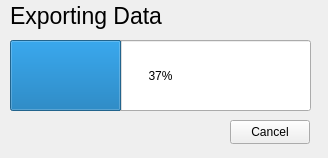
<?xml version="1.0" encoding="UTF-8"?>
<ui version="4.0">
 <class>ExportProgressBar</class>
 <widget class="QWidget" name="ExportProgressBar">
  <property name="geometry">
   <rect>
    <x>0</x>
    <y>0</y>
    <width>328</width>
    <height>158</height>
   </rect>
  </property>
  <property name="windowTitle">
   <string>Form</string>
  </property>
  <widget class="QProgressBar" name="progressBar">
   <property name="geometry">
    <rect>
     <x>10</x>
     <y>40</y>
     <width>301</width>
     <height>71</height>
    </rect>
   </property>
   <property name="value">
    <number>37</number>
   </property>
  </widget>
  <widget class="QLabel" name="label">
   <property name="geometry">
    <rect>
     <x>10</x>
     <y>0</y>
     <width>181</width>
     <height>31</height>
    </rect>
   </property>
   <property name="font">
    <font>
     <pointsize>17</pointsize>
    </font>
   </property>
   <property name="text">
    <string>Exporting Data</string>
   </property>
  </widget>
  <widget class="QPushButton" name="exportCancelButton">
   <property name="geometry">
    <rect>
     <x>230</x>
     <y>120</y>
     <width>80</width>
     <height>24</height>
    </rect>
   </property>
   <property name="text">
    <string>Cancel</string>
   </property>
  </widget>
 </widget>
 <resources/>
 <connections/>
</ui>
